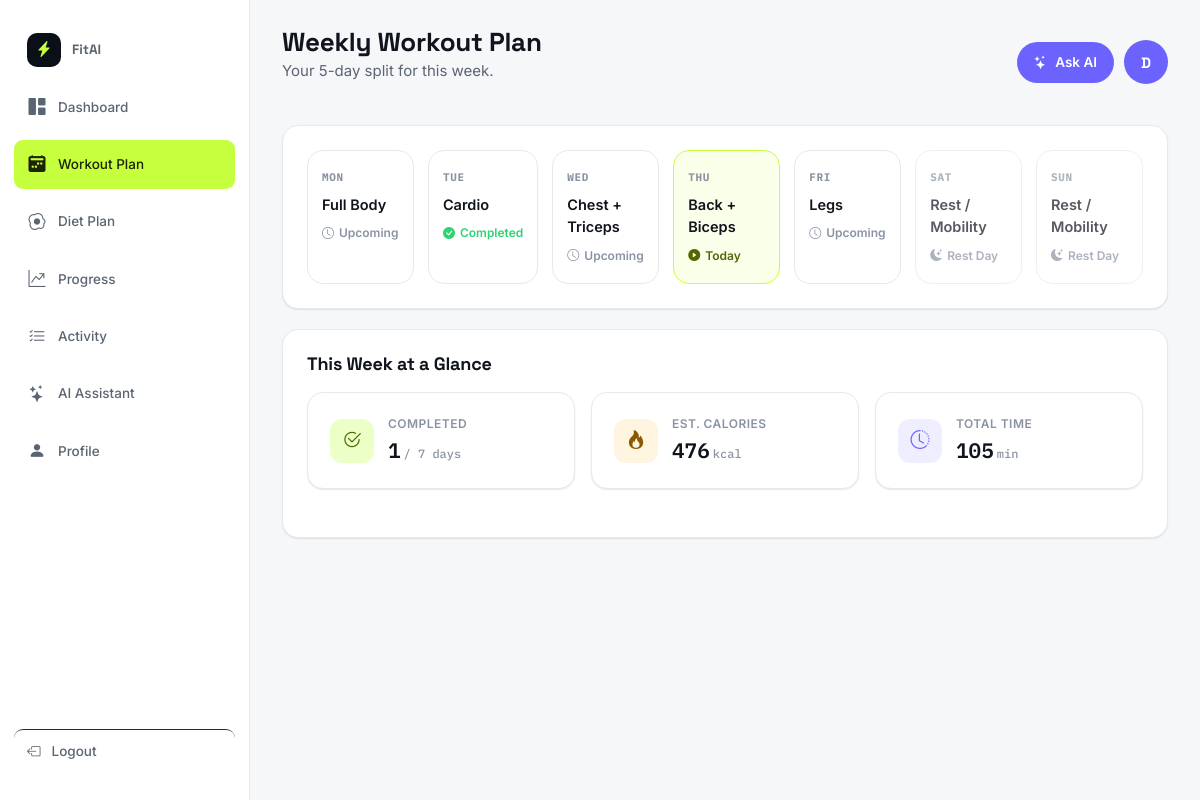
Page /dashboard/workout-plan/ (signed in) on the committed database.
### core/models.py (models this page shows, shortened)
class UserProfile(models.Model):
    user = models.OneToOneField(User, on_delete=models.CASCADE, related_name="profile")
    mobile = models.CharField(max_length=20, blank=True)
    goal = models.CharField(max_length=30, choices=GOAL_CHOICES, blank=True)
    age = models.PositiveSmallIntegerField(null=True, blank=True)
    gender = models.CharField(max_length=10, choices=GENDER_CHOICES, blank=True)
    height_cm = models.FloatField(null=True, blank=True)
    weight_kg = models.FloatField(null=True, blank=True)
    target_weight_kg = models.FloatField(null=True, blank=True)
    fitness_level = models.CharField(max_length=20, choices=FITNESS_LEVEL_CHOICES, default="Beginner")
    activity_level = models.CharField(max_length=20, choices=ACTIVITY_LEVEL_CHOICES, default="Moderately Active")
    measurements = models.CharField(max_length=255, blank=True)
    workout_location = models.CharField(max_length=10, choices=LOCATION_CHOICES, blank=True)
    workout_days = models.PositiveSmallIntegerField(default=5)
    workout_duration = models.CharField(max_length=20, blank=True)
    workout_time = models.CharField(max_length=20, blank=True)
    equipment = models.JSONField(default=list, blank=True)
    onboarding_complete = models.BooleanField(default=False)
    created_at = models.DateTimeField(auto_now_add=True)
    @property
    def initial(self):
        name = (self.user.get_full_name() or self.user.username or "?").strip()
        return name[0].upper() if name else "?"

class WorkoutDay(models.Model):
    plan = models.ForeignKey(WorkoutPlan, on_delete=models.CASCADE, related_name="days")
    day = models.CharField(max_length=10, choices=DAY_CHOICES)
    title = models.CharField(max_length=120)
    is_rest = models.BooleanField(default=False)
    order = models.PositiveSmallIntegerField(default=0)
    class Meta:
        unique_together = ("plan", "day")
        ordering = ["order"]

### core/views.py (the view)
# urls.py: path("dashboard/workout-plan/", views.workout_plan, name="workout_plan"),
@login_required
def workout_plan(request):
    profile, _ = m.UserProfile.objects.get_or_create(user=request.user)
    plan = m.WorkoutPlan.objects.filter(user=request.user, is_active=True).prefetch_related("days").first()
    today_key = DAY_ORDER[timezone.now().weekday()]
    weekly_cards = []
    completed = 0
    total_minutes = 0
    total_calories = 0
    if plan:
        completed_days = set(m.WorkoutSessionCompletion.objects.filter(user=request.user, day__plan=plan).values_list("day_id", flat=True))
        for wd in plan.days.all():
            if wd.day == today_key:
                status = "today"
            elif wd.is_rest:
                status = "rest"
            elif wd.id in completed_days:
                status = "completed"
                completed += 1
            else:
                status = "upcoming"
            weekly_cards.append({"day": DAY_LABEL[wd.day], "title": wd.title, "status": status,
                                  "url": f"/dashboard/workout-detail/{wd.day}/"})
        for de in m.WorkoutDayExercise.objects.filter(day__plan=plan):
            total_minutes += int(de.duration_label.split()[0])
            total_calories += de.exercise.calories_per_set * de.sets
    return render(request, "dashboard/workout_plan.html", {
        "profile": profile, "weekly_cards": weekly_cards, "completed": completed,
        "total_days": len(weekly_cards) or 7, "total_minutes": total_minutes, "total_calories": total_calories,
        "completed_unit": f"/ {len(weekly_cards) or 7} days",
    })

### core/context_processors.py (called while the page is built)
def ensure_csrf_cookie(request):
    get_token(request)
    return {}

def app_context(request):
    ctx = {}
    if request.user.is_authenticated:
        profile, _ = UserProfile.objects.get_or_create(user=request.user)
        ctx["current_profile"] = profile
        ctx["unread_notifications_count"] = Notification.objects.filter(user=request.user, is_read=False).count()
        ctx["recent_notifications"] = Notification.objects.filter(user=request.user)[:6]
    return ctx

### core/models.py (called while the page is built)
    @property
    def duration_label(self):
        minutes = max(1, round(self.sets * 1.6))
        return f"{minutes} min"

### templates/dashboard/workout_plan.html (shortened to what this page needs)
{% extends "base.html" %}
{% load static %}
{% block extra_css %}<link rel="stylesheet" href="{% static 'css/dashboard.css' %}">{% endblock %}
{% block content %}
<div class="app-shell">
  {% include "components/sidebar.html" with active="workout" %}
  <main class="main-content" id="main-content">
    <div class="topbar">
      <div class="topbar__greeting"><h1>Weekly Workout Plan</h1><p class="muted">Your {{ profile.workout_days }}-day split for this week.</p></div>
      <div class="topbar__actions">
        <a href="/ai-assistant/" class="btn btn-violet btn-sm"><i class="bi bi-stars"></i> Ask AI</a>
        <a href="/dashboard/profile/" class="avatar">{{ profile.initial }}</a>
      </div>
    </div>
    <section class="card card-pad">
      <div class="day-grid">
        {% for c in weekly_cards %}
        {% include "components/workout_card.html" with day=c.day title=c.title status=c.status url=c.url %}
        {% empty %}
        <p class="muted">No plan yet — finish onboarding to generate one.</p>
        {% endfor %}
      </div>
    </section>
    <section class="card card-pad" style="margin-top:20px;">
      <div class="section-head"><h2>This Week at a Glance</h2></div>
      <div class="stat-grid stat-grid--3">
        {% include "components/stat_card.html" with icon="bi-check2-circle" label="Completed" value=completed unit=completed_unit tone="lime" %}
        {% include "components/stat_card.html" with icon="bi-fire" label="Est. Calories" value=total_calories unit="kcal" tone="amber" %}
        {% include "components/stat_card.html" with icon="bi-clock-history" label="Total Time" value=total_minutes unit="min" tone="violet" %}
      </div>
    </section>
  </main>
</div>
{% endblock %}

### templates/components/workout_card.html
<a href="{{ url|default:'#' }}" class="day-card day-card--{{ status }}">
  <span class="day-card__day">{{ day }}</span>
  <span class="day-card__title">{{ title }}</span>
  <span class="day-card__status">
    {% if status == 'completed' %}<i class="bi bi-check-circle-fill"></i> Completed
    {% elif status == 'today' %}<i class="bi bi-play-circle-fill"></i> Today
    {% elif status == 'rest' %}<i class="bi bi-moon-stars-fill"></i> Rest Day
    {% else %}<i class="bi bi-clock"></i> Upcoming{% endif %}
  </span>
</a>

### static/css/style.css (style rules this page uses)
:root { --navy-950:#0B0F17; --navy-900:#10151F; --navy-800:#171E2B; --navy-700:#232C3D; --line:#2A3346; --line-soft:#E7E9EE; --paper:#F6F7F9; --surface:#FFFFFF; --ink:#10141C; --ink-soft:#5B6472; --ink-faint:#8A93A3; --lime:#C6FF3D; --lime-ink:#1C2405; --violet:#6C63FF; --violet-soft:#EFEEFF; --red:#FF5C5C; --amber:#FFB020; --green:#2ED374; --r-sm:10px; --r-md:16px; --r-lg:24px; --r-pill:999px; --shadow-sm:0 1px 2px rgba(16,20,28,.06), 0 1px 1px rgba(16,20,28,.04); --shadow-md:0 8px 24px -8px rgba(16,20,28,.16); --shadow-lg:0 20px 48px -16px rgba(16,20,28,.28); --font-display:'Space Grotesk', 'Arial Narrow', sans-serif; --font-body:'Inter', -apple-system, BlinkMacSystemFont, sans-serif; --font-mono:'IBM Plex Mono', ui-monospace, monospace; --container:1240px; }
*,*::before,*::after { box-sizing:border-box; }
html { scroll-behavior:smooth; }
body { margin:0; font-family:var(--font-body); background:var(--paper); color:var(--ink); font-size:15px; line-height:1.55; -webkit-font-smoothing:antialiased; }
h1,h2,h3,h4,h5 { font-family:var(--font-display); color:var(--ink); margin:0 0 .5em; line-height:1.1; letter-spacing:-0.01em; }
p { margin:0 0 1em; }
a { color:inherit;text-decoration:none; }
.btn { display:inline-flex;align-items:center;justify-content:center;gap:8px; padding:13px 22px; border-radius:var(--r-pill); font-weight:600;font-size:14.5px; border:1.5px solid transparent; cursor:pointer; transition:transform .15s ease, box-shadow .15s ease, background .15s ease, color .15s ease, border-color .15s ease; min-height:46px; }
.btn-violet { background:var(--violet);color:#fff; }
.btn-sm { padding:9px 16px;min-height:36px;font-size:13.5px; }
.card { background:var(--surface); border:1px solid var(--line-soft); border-radius:var(--r-md); box-shadow:var(--shadow-sm); }
.card-pad { padding:24px; }
.muted { color:var(--ink-soft); }
.app-shell { display:flex;height:100vh;overflow:hidden;background:var(--paper); }
.main-content { flex:1;min-width:0;height:100vh;overflow-y:auto;padding:28px 32px 100px; }
.topbar { display:flex;align-items:center;justify-content:space-between;gap:16px;margin-bottom:28px;flex-wrap:wrap; }
.topbar__greeting h1 { font-size:26px;margin-bottom:2px; }
.topbar__actions { display:flex;align-items:center;gap:10px;position:relative; }
.avatar { width:44px;height:44px;border-radius:50%;background:var(--violet);color:#fff;display:flex;align-items:center;justify-content:center;font-weight:700;font-family:var(--font-display); }
.stat-grid { display:grid;grid-template-columns:repeat(6,1fr);gap:16px;margin-bottom:24px; }
.stat-grid--3 { grid-template-columns:repeat(3,1fr); }
.day-grid { display:grid;grid-template-columns:repeat(7,1fr);gap:14px; }
.day-card { background:var(--surface);border:1.5px solid var(--line-soft);border-radius:var(--r-md); padding:18px 14px;display:flex;flex-direction:column;gap:8px;transition:transform .15s ease,box-shadow .15s ease,border-color .15s ease; }
.day-card__day { font-family:var(--font-mono);font-size:11px;font-weight:700;color:var(--ink-faint);letter-spacing:.06em; }
.day-card__title { font-weight:600;font-size:14.5px; }
.day-card__status { font-size:12px;font-weight:600;display:flex;align-items:center;gap:5px;color:var(--ink-faint); }
.day-card--today { border-color:var(--lime);background:#FAFFEA; }
.day-card--today .day-card__status { color:#546600; }
.day-card--completed .day-card__status { color:var(--green); }
.day-card--rest { opacity:.7; }

### static/css/responsive.css (style rules this page uses)
html, body { width: 100%; max-width: 100%; overflow-x: hidden; }
body { min-width: 320px; }
* { box-sizing: border-box; }

### static/css/dashboard.css (style rules this page uses)
.section-head { display:flex;justify-content:space-between;align-items:center;margin-bottom:18px;gap:12px;flex-wrap:wrap; }
.section-head h2 { font-size:18px;margin:0; }

### rows in the picture
UserProfile: workout_days "5", initial "D"
WorkoutDay: weekly_cards "Full Body"
WorkoutDay: weekly_cards "Cardio"
WorkoutDay: weekly_cards "Chest + Triceps"
WorkoutDay: weekly_cards "Back + Biceps"
WorkoutDay: weekly_cards "Legs"
WorkoutDay: weekly_cards "Rest / Mobility"
WorkoutDay: weekly_cards "Rest / Mobility"

### other values in the picture
{{ day }} "MON" "TUE" "WED" "THU" "FRI" "SAT" "SUN"
{{ label }} "COMPLETED EST. CALORIES TOTAL TIME"
{{ value }} "1 476 105"
{{ unit }} "/ 7 days kcal min"
